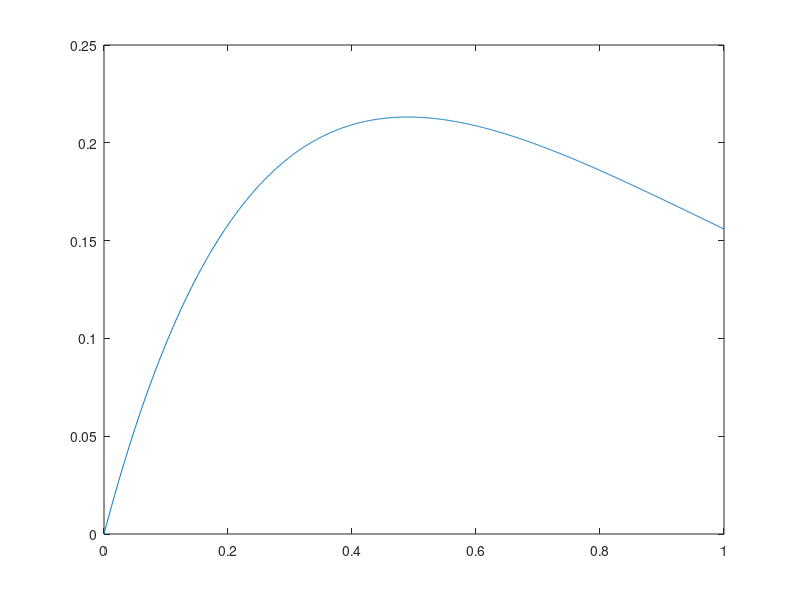

MATLAB code to generate this figure:
% a1 = 0:0.001:1;
% a2 = 1-a1;
% % p = 0:0.001:1;
% % 
% % x1 = log(1+(f1./a))./(5*f1);
% % x2 = log(1+(f2./(1-a)))./(5*f2);
% 
% f1 = 0.2;
% f2 = 0.8;
% 
% % y1 = exp(-5*x1.* a) .* (1 - exp(-5*x1*f1)) * 1;
% % y2 = exp(-5*x2.*(1 - a)) .* (1 - exp(-5*x2*f2)) * 3;
% % 
% % plot(a,y1,a,y2)
% 
% y1 = (a1 ./ (a1+f1)).^(a1/f1) * f1 ./ (a1+f1);
% y2 = (a2 ./ (a2+f2)).^(a2/f2) * f2 ./ (a2+f2);
% plot(a1,y1,a1,y2)
% 
% % [A,P] = meshgrid(a,p);
% % [X1,X2] = meshgrid(x1,x2);
% % y1 = exp(-5*X1.* A) .* (1 - exp(-5*X1*f1));
% % y2 = exp(-5*X2.*(1 - A)) .* (1 - exp(-5*X2*f2));
% % y = y1 .* P + y2 .* (1-P);
% % mesh(A,P,y)
% 
% % y = (a./(a+f)).^(a./f) .* (f./(a+f));
% % plot(a,y)
% 
clear all;
d = 0:0.001:1;
a = 0.3;
f = 0.6;
y = exp(-5 .* d * a) .* (1 - exp(-2 .* d * f));
% hold on;
plot(d,y)


